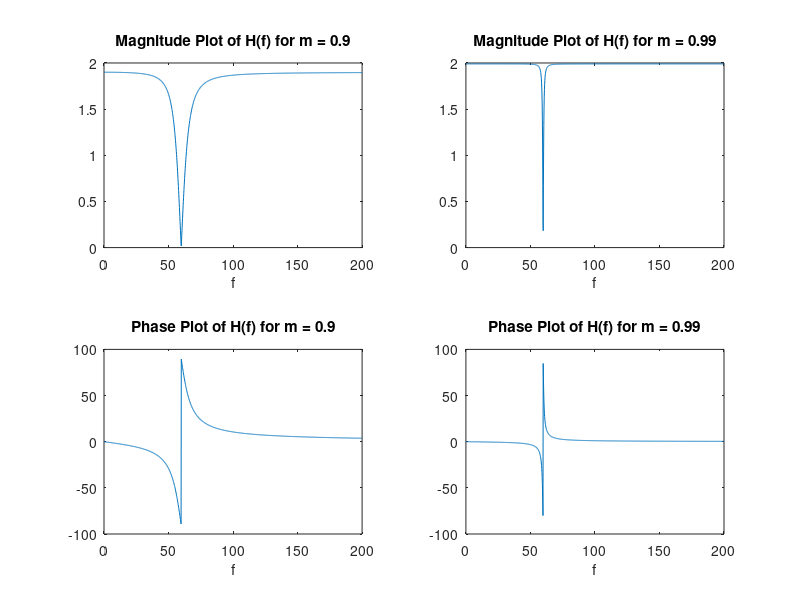
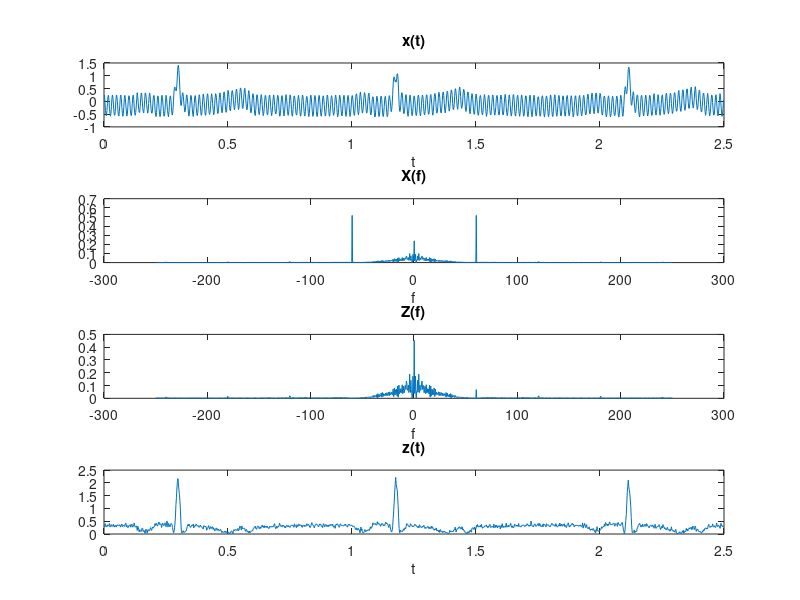

Reproduce these figures in MATLAB, in order.
% Stephen Kemp
% EE103L Section 01B
% Lab 5
% Problem 2
clear all;
close all;

% Part A

R = 10*10^3;
C = 133*10^-9;
f = linspace(0, 200, 1250);
w = f*2*pi;
m = [0.9, 0.99];
H = @(w,m) ((1+m)*((2*1i*w*R*C).^2+1)) ./ ...
    ((2*1i*w*R*C).^2 + 4*(1-m)*1i*w*R*C +1);
Hw(:,1) = H(w,m(1));
Hw(:,2) = H(w,m(2));

figure(1);
subplot(2,2,1);
plot(f, abs(Hw(:,1)));
title("Magnitude Plot of H(f) for m = 0.9");
xlabel("f");

subplot(2,2,3);
plot(f, angle(Hw(:,1))*180/pi);
title("Phase Plot of H(f) for m = 0.9");
xlabel("f");

subplot(2,2,2);
plot(f, abs(Hw(:,2)));
title("Magnitude Plot of H(f) for m = 0.99");
xlabel("f");

subplot(2,2,4);
plot(f, angle(Hw(:,2))*180/pi);
title("Phase Plot of H(f) for m = 0.99");
xlabel("f");

% Part B

load('ecg_signal.mat');

dT=t(2)-t(1);
f = linspace(-250, 250, 1250);
w = f*2*pi;
Hw = H(w,m(1));
xt = ecg;
Xw = fft(xt)*dT;
Xw = fftshift(Xw);
Zw = Xw.*Hw;
zt = ifft(ifftshift(Zw))/dT;

figure(2);
subplot(4,1,1);
plot(t, xt);
title("x(t)");
xlabel("t");

subplot(4,1,2);
plot(f, abs(Xw));
title("X(f)");
xlabel("f");

subplot(4,1,3);
plot(f, abs(Zw));
title("Z(f)");
xlabel("f");

subplot(4,1,4);
plot(t, abs(zt));
title("z(t)");
xlabel("t");